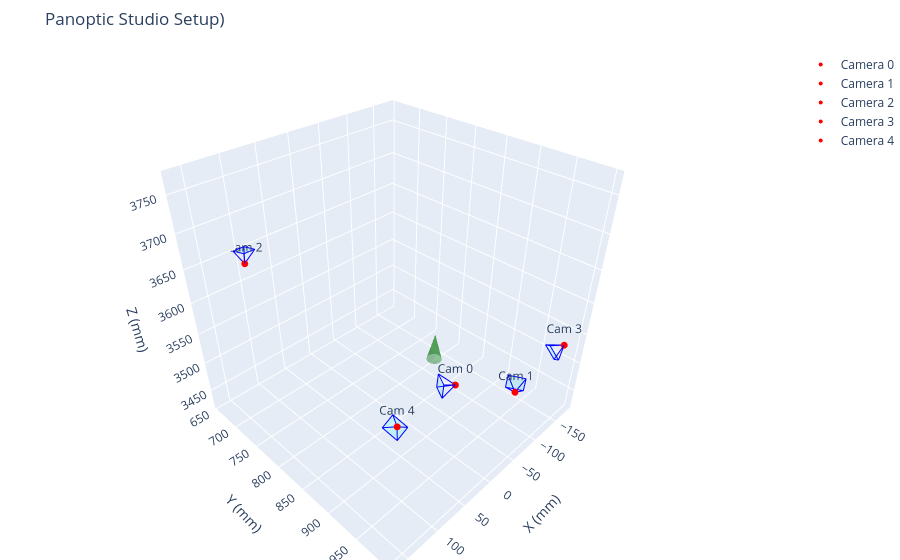

This figure's notebook cell:
### Code cell
cameras_raw = read_calibration_raw('calibration_raw.json')
cameras_raw = invert_extrinsics(cameras_raw)
customized_sequence = convert_calibration_to_panoptic(cameras_raw)
save_calibration_panoptic('calibration.json', customized_sequence)

cameras_panoptic = read_calibration_panoptic('calibration.json')
visualize_panoptic_setup(cameras_panoptic)

### Figure 1 — Plotly figure (JSON) as saved in the notebook; plotly's stock layout.template omitted (floating-point values rounded to 4 significant figures)
{"data": [{"line": {"color": "blue", "width": 2}, "mode": "lines", "showlegend": false, "type": "scatter3d", "x": [24.6, 46.85], "y": [961.2, 960.8], "z": [3568.0, 3561.0]}, {"line": {"color": "blue", "width": 2}, "mode": "lines", "showlegend": false, "type": "scatter3d", "x": [24.6, 44.31], "y": [961.2, 960.1], "z": [3568.0, 3580.0]}, {"line": {"color": "blue", "width": 2}, "mode": "lines", "showlegend": false, "type": "scatter3d", "x": [24.6, 32.77], "y": [961.2, 941.9], "z": [3568.0, 3578.0]}, {"line": {"color": "blue", "width": 2}, "mode": "lines", "showlegend": false, "type": "scatter3d", "x": [24.6, 35.31], "y": [961.2, 942.5], "z": [3568.0, 3559.0]}, {"line": {"color": "blue", "width": 2}, "mode": "lines", "showlegend": false, "type": "scatter3d", "x": [46.85, 44.31, 32.77, 35.31, 46.85], "y": [960.8, 960.1, 941.9, 942.5, 960.8], "z": [3561.0, 3580.0, 3578.0, 3559.0, 3561.0]}, {"color": "cyan", "i": [0, 0], "j": [1, 2], "k": [2, 3], "name": "Cam 0 FOV", "opacity": 0.15, "type": "mesh3d", "x": [46.85, 44.31, 32.77, 35.31], "y": [960.8, 960.1, 941.9, 942.5], "z": [3561.0, 3580.0, 3578.0, 3559.0]}, {"marker": {"color": "red", "size": 4}, "mode": "markers+text", "name": "Camera 0", "text": ["Cam 0"], "textposition": "top center", "type": "scatter3d", "x": [24.6], "y": [961.2], "z": [3568.0]}, {"line": {"color": "blue", "width": 2}, "mode": "lines", "showlegend": false, "type": "scatter3d", "x": [-27.39, -49.34], "y": [1009.0, 1008.0], "z": [3554.0, 3560.0]}, {"line": {"color": "blue", "width": 2}, "mode": "lines", "showlegend": false, "type": "scatter3d", "x": [-27.39, -47.32], "y": [1009.0, 1008.0], "z": [3554.0, 3542.0]}, {"line": {"color": "blue", "width": 2}, "mode": "lines", "showlegend": false, "type": "scatter3d", "x": [-27.39, -36.11], "y": [1009.0, 990.2], "z": [3554.0, 3543.0]}, {"line": {"color": "blue", "width": 2}, "mode": "lines", "showlegend": false, "type": "scatter3d", "x": [-27.39, -38.13], "y": [1009.0, 990.2], "z": [3554.0, 3561.0]}, {"line": {"color": "blue", "width": 2}, "mode": "lines", "showlegend": false, "type": "scatter3d", "x": [-49.34, -47.32, -36.11, -38.13, -49.34], "y": [1008.0, 1008.0, 990.2, 990.2, 1008.0], "z": [3560.0, 3542.0, 3543.0, 3561.0, 3560.0]}, {"color": "cyan", "i": [0, 0], "j": [1, 2], "k": [2, 3], "name": "Cam 1 FOV", "opacity": 0.15, "type": "mesh3d", "x": [-49.34, -47.32, -36.11, -38.13], "y": [1008.0, 1008.0, 990.2, 990.2], "z": [3560.0, 3542.0, 3543.0, 3561.0]}, {"marker": {"color": "red", "size": 4}, "mode": "markers+text", "name": "Camera 1", "text": ["Cam 1"], "textposition": "top center", "type": "scatter3d", "x": [-27.39], "y": [1009.0], "z": [3554.0]}, {"line": {"color": "blue", "width": 2}, "mode": "lines", "showlegend": false, "type": "scatter3d", "x": [100.9, 96.78], "y": [665.8, 663.3], "z": [3636.0, 3658.0]}, {"line": {"color": "blue", "width": 2}, "mode": "lines", "showlegend": false, "type": "scatter3d", "x": [100.9, 81.83], "y": [665.8, 663.4], "z": [3636.0, 3648.0]}, {"line": {"color": "blue", "width": 2}, "mode": "lines", "showlegend": false, "type": "scatter3d", "x": [100.9, 88.89], "y": [665.8, 646.4], "z": [3636.0, 3638.0]}, {"line": {"color": "blue", "width": 2}, "mode": "lines", "showlegend": false, "type": "scatter3d", "x": [100.9, 103.8], "y": [665.8, 646.3], "z": [3636.0, 3648.0]}, {"line": {"color": "blue", "width": 2}, "mode": "lines", "showlegend": false, "type": "scatter3d", "x": [96.78, 81.83, 88.89, 103.8, 96.78], "y": [663.3, 663.4, 646.4, 646.3, 663.3], "z": [3658.0, 3648.0, 3638.0, 3648.0, 3658.0]}, {"color": "cyan", "i": [0, 0], "j": [1, 2], "k": [2, 3], "name": "Cam 2 FOV", "opacity": 0.15, "type": "mesh3d", "x": [96.78, 81.83, 88.89, 103.8], "y": [663.3, 663.4, 646.4, 646.3], "z": [3658.0, 3648.0, 3638.0, 3648.0]}, {"marker": {"color": "red", "size": 4}, "mode": "markers+text", "name": "Camera 2", "text": ["Cam 2"], "textposition": "top center", "type": "scatter3d", "x": [100.9], "y": [665.8], "z": [3636.0]}, {"line": {"color": "blue", "width": 2}, "mode": "lines", "showlegend": false, "type": "scatter3d", "x": [-136.8, -131.8], "y": [1005.0, 1004.0], "z": [3559.0, 3537.0]}, {"line": {"color": "blue", "width": 2}, "mode": "lines", "showlegend": false, "type": "scatter3d", "x": [-136.8, -117.1], "y": [1005.0, 1005.0], "z": [3559.0, 3547.0]}, {"line": {"color": "blue", "width": 2}, "mode": "lines", "showlegend": false, "type": "scatter3d", "x": [-136.8, -122.9], "y": [1005.0, 986.9], "z": [3559.0, 3557.0]}, {"line": {"color": "blue", "width": 2}, "mode": "lines", "showlegend": false, "type": "scatter3d", "x": [-136.8, -137.6], "y": [1005.0, 985.9], "z": [3559.0, 3547.0]}, {"line": {"color": "blue", "width": 2}, "mode": "lines", "showlegend": false, "type": "scatter3d", "x": [-131.8, -117.1, -122.9, -137.6, -131.8], "y": [1004.0, 1005.0, 986.9, 985.9, 1004.0], "z": [3537.0, 3547.0, 3557.0, 3547.0, 3537.0]}, {"color": "cyan", "i": [0, 0], "j": [1, 2], "k": [2, 3], "name": "Cam 3 FOV", "opacity": 0.15, "type": "mesh3d", "x": [-131.8, -117.1, -122.9, -137.6], "y": [1004.0, 1005.0, 986.9, 985.9], "z": [3537.0, 3547.0, 3557.0, 3547.0]}, {"marker": {"color": "red", "size": 4}, "mode": "markers+text", "name": "Camera 3", "text": ["Cam 3"], "textposition": "top center", "type": "scatter3d", "x": [-136.8], "y": [1005.0], "z": [3559.0]}, {"line": {"color": "blue", "width": 2}, "mode": "lines", "showlegend": false, "type": "scatter3d", "x": [120.0, 102.5], "y": [961.4, 960.4], "z": [3570.0, 3556.0]}, {"line": {"color": "blue", "width": 2}, "mode": "lines", "showlegend": false, "type": "scatter3d", "x": [120.0, 118.7], "y": [961.4, 960.4], "z": [3570.0, 3548.0]}, {"line": {"color": "blue", "width": 2}, "mode": "lines", "showlegend": false, "type": "scatter3d", "x": [120.0, 123.8], "y": [961.4, 942.7], "z": [3570.0, 3558.0]}, {"line": {"color": "blue", "width": 2}, "mode": "lines", "showlegend": false, "type": "scatter3d", "x": [120.0, 107.6], "y": [961.4, 942.6], "z": [3570.0, 3566.0]}, {"line": {"color": "blue", "width": 2}, "mode": "lines", "showlegend": false, "type": "scatter3d", "x": [102.5, 118.7, 123.8, 107.6, 102.5], "y": [960.4, 960.4, 942.7, 942.6, 960.4], "z": [3556.0, 3548.0, 3558.0, 3566.0, 3556.0]}, {"color": "cyan", "i": [0, 0], "j": [1, 2], "k": [2, 3], "name": "Cam 4 FOV", "opacity": 0.15, "type": "mesh3d", "x": [102.5, 118.7, 123.8, 107.6], "y": [960.4, 960.4, 942.7, 942.6], "z": [3556.0, 3548.0, 3558.0, 3566.0]}, {"marker": {"color": "red", "size": 4}, "mode": "markers+text", "name": "Camera 4", "text": ["Cam 4"], "textposition": "top center", "type": "scatter3d", "x": [120.0], "y": [961.4], "z": [3570.0]}, {"color": "green", "i": [0, 1, 2, 3, 4, 5, 6, 7, 8, 9, 10, 11, 12, 13, 14, 15, 16, 17, 18], "j": [1, 2, 3, 4, 5, 6, 7, 8, 9, 10, 11, 12, 13, 14, 15, 16, 17, 18, 19], "k": [20, 20, 20, 20, 20, 20, 20, 20, 20, 20, 20, 20, 20, 20, 20, 20, 20, 20, 20], "name": "Z-Axis Pointer", "opacity": 0.4, "type": "mesh3d", "x": [25.35, 24.86, 23.43, 21.23, 18.49, 15.5, 12.6, 10.09, 8.256, 7.284, 7.284, 8.256, 10.09, 12.6, 15.5, 18.49, 21.23, 23.43, 24.86, 25.35, 16.25], "y": [920.5, 923.4, 926.1, 928.1, 929.3, 929.5, 928.8, 927.2, 924.8, 922.0, 919.0, 916.1, 913.8, 912.1, 911.4, 911.7, 912.9, 914.9, 917.5, 920.5, 920.5], "z": [3577.0, 3577.0, 3577.0, 3577.0, 3577.0, 3577.0, 3577.0, 3577.0, 3577.0, 3577.0, 3577.0, 3577.0, 3577.0, 3577.0, 3577.0, 3577.0, 3577.0, 3577.0, 3577.0, 3577.0, 3614.0]}], "layout": {"margin": {"b": 0, "l": 0, "r": 0, "t": 50}, "scene": {"aspectmode": "cube", "xaxis": {"range": [-188.2, 174.4], "title": {"text": "X (mm)"}}, "yaxis": {"range": [646.3, 1009.0], "title": {"text": "Y (mm)"}}, "zaxis": {"range": [3416.0, 3779.0], "title": {"text": "Z (mm)"}}}, "title": {"text": "Panoptic Studio Setup)"}}}
